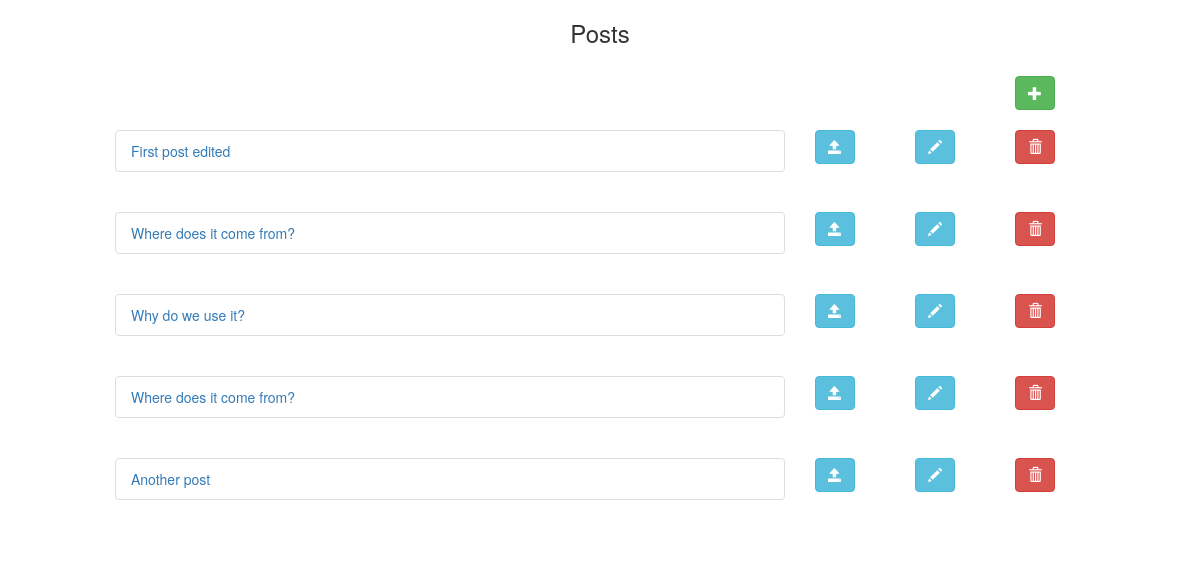
The page / on the database its author committed.
### Crud/models.py (models this page shows, shortened)
class Post(models.Model):
 title = models.CharField(max_length=120, help_text='title of message.')
 message = models.TextField(help_text="what's on your mind ...")

### Crud/views.py (the view)
# urls.py: path('', views.IndexView.as_view(), name='index'),
class IndexView(ListView):
	template_name='Crud/index.html'
	context_object_name = 'post_list'
	def get_queryset(self):
		return Post.objects.all()

### Crud/templates/Crud/index.html (shortened to what this page needs)
{% extends 'Crud/base.html' %}
{% block content %}
<div class="container-fluid">
	<div class="row">
			<div  class="col-md-10 col-xs-10 col-sm-10">
				<h3 class="round3" style="text-align:center;">Posts</h3>
		</div>
	</div>
	<div class="row">
		<div class="col-md-10 col-xs-10 col-sm-10"></div>
		<div class="col-md-2 col-xs-1 col-sm-1">
			<br/>
            <a href="{% url 'post' %}">
              <button type="button" class="btn btn-success">
                <span class="glyphicon glyphicon-plus"></span>
              </button>
            </a>
		</div>
	</div>
	<br/>
	{% for post in post_list %}
		<div class="row">
			<div class="col-md-1 col-xs-1 col-sm-1"></div>
			<div class="col-md-7 col-xs-7 col-sm-7">
				<ul class="list-group">
			    <li class="list-group-item ">
					<a href="{% url 'detail' post.pk %}">{{ post.title }}</a>
				</li>
			  </ul>
				<br>
			</div>
			<div class="col-md-1 col-xs-1 col-sm-1">
				<a href="{% url 'detail' post.pk %}">
					<button type="button" class="btn btn-info">
						<span class="glyphicon glyphicon-open"></span>
					</button>
				</a>
			</div>
			<div class="col-md-1">
				<a href="{% url 'edit' post.pk %}">
					<button type="button" class="btn btn-info">
						<span class="glyphicon glyphicon-pencil"></span>
					</button>
				</a>
			</div>
			<div class="col-md-1">
				<a href="{% url 'delete' post.pk %}">
					<button type="button" class="btn btn-danger">
						<span class="glyphicon glyphicon-trash"></span>
					</button>
				</a>
			</div>
			<div class="col-md-1 col-xs-1 col-sm-1"></div>
		</div>
	{% endfor %}
</div>
{% endblock %}

### Crud/templates/Crud/base.html (shortened to what this page needs)
<!DOCTYPE html>
<html>
<head>
<link rel="stylesheet" href="https://maxcdn.bootstrapcdn.com/bootstrap/3.4.0/css/bootstrap.min.css">
</head>
<body>
{% block content %}
{% endblock %}
</body>
</html>

### rows shown on the page
Post: title "First post edited"
Post: title "Where does it come from?"
Post: title "Why do we use it?"
Post: title "Where does it come from?"
Post: title "Another post"
